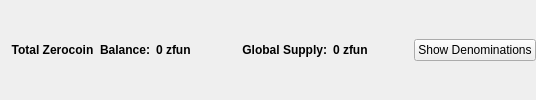
                       <widget class="QFrame" name="balanceSupplyFrame">
                        <layout class="QHBoxLayout" name="horizontalLayout_2" stretch="0,0,0,1,0">
                         <property name="rightMargin">
                          <number>0</number>
                         </property>
                         <item>
                          <layout class="QHBoxLayout" name="horizontalLayout_34">
                           <item>
                            <widget class="QLabel" name="labelzAvailableText_3">
                             <property name="font">
                              <font>
                               <weight>75</weight>
                               <bold>true</bold>
                              </font>
                             </property>
                             <property name="toolTip">
                              <string>Total Balance including unconfirmed and immature zfun</string>
                             </property>
                             <property name="text">
                              <string>Total Zerocoin  Balance:</string>
                             </property>
                             <property name="alignment">
                              <set>Qt::AlignRight|Qt::AlignTrailing|Qt::AlignVCenter</set>
                             </property>
                            </widget>
                           </item>
                           <item>
                            <widget class="QLabel" name="labelzAvailableAmount_4">
                             <property name="minimumSize">
                              <size>
                               <width>40</width>
                               <height>0</height>
                              </size>
                             </property>
                             <property name="font">
                              <font>
                               <weight>75</weight>
                               <bold>true</bold>
                              </font>
                             </property>
                             <property name="toolTip">
                              <string>Total Balance including unconfirmed and immature zfun</string>
                             </property>
                             <property name="text">
                              <string>0 zfun</string>
                             </property>
                             <property name="alignment">
                              <set>Qt::AlignLeading|Qt::AlignLeft|Qt::AlignVCenter</set>
                             </property>
                            </widget>
                           </item>
                          </layout>
                         </item>
                         <item>
                          <spacer name="horizontalSpacer_32">
                           <property name="orientation">
                            <enum>Qt::Horizontal</enum>
                           </property>
                           <property name="sizeHint" stdset="0">
                            <size>
                             <width>40</width>
                             <height>20</height>
                            </size>
                           </property>
                          </spacer>
                         </item>
                         <item>
                          <layout class="QHBoxLayout" name="horizontalLayout_35">
                           <item>
                            <widget class="QLabel" name="labelZsupplyText_2">
                             <property name="font">
                              <font>
                               <weight>75</weight>
                               <bold>true</bold>
                              </font>
                             </property>
                             <property name="text">
                              <string>Global Supply:</string>
                             </property>
                             <property name="alignment">
                              <set>Qt::AlignRight|Qt::AlignTrailing|Qt::AlignVCenter</set>
                             </property>
                            </widget>
                           </item>
                           <item>
                            <widget class="QLabel" name="labelZsupplyAmount_2">
                             <property name="font">
                              <font>
                               <weight>75</weight>
                               <bold>true</bold>
                              </font>
                             </property>
                             <property name="text">
                              <string>0 zfun</string>
                             </property>
                            </widget>
                           </item>
                          </layout>
                         </item>
                         <item>
                          <spacer name="horizontalSpacer_31">
                           <property name="orientation">
                            <enum>Qt::Horizontal</enum>
                           </property>
                           <property name="sizeHint" stdset="0">
                            <size>
                             <width>40</width>
                             <height>20</height>
                            </size>
                           </property>
                          </spacer>
                         </item>
                         <item>
                          <widget class="QPushButton" name="pushButtonShowDenoms">
                           <property name="toolTip">
                            <string>Show zfun denominations list</string>
                           </property>
                           <property name="text">
                            <string>Show Denominations</string>
                           </property>
                          </widget>
                         </item>
                        </layout>
                       </widget>
